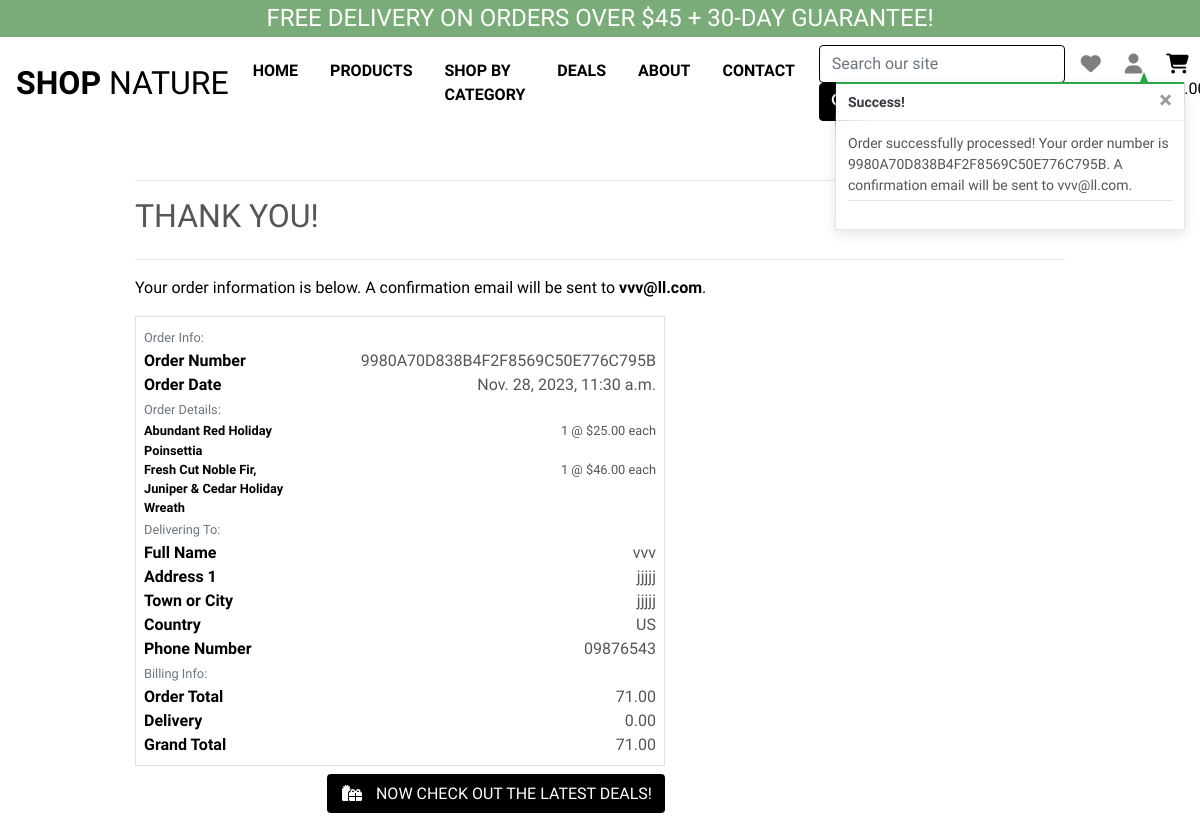
The app's page /checkout/checkout_success/9980A70D838B4F2F8569C50E776C795B with its own data.
### checkout/models.py (models this page shows, shortened)
class Order(models.Model):
    order_number = models.CharField(max_length=32, null=False, editable=False)
    user_profile = models.ForeignKey(UserProfile, on_delete=models.SET_NULL,
                                    null=True, blank=True, related_name='orders')
    full_name = models.CharField(max_length=50, null=False, blank=False)
    email = models.EmailField(max_length=254, null=False, blank=False)
    phone_number = models.CharField(max_length=20, null=False, blank=False)
    country = CountryField(blank_label='Country *', null=False, blank=False)
    postcode = models.CharField(max_length=20, null=True, blank=True)
    town_or_city = models.CharField(max_length=40, null=False, blank=False)
    street_address1 = models.CharField(max_length=80, null=False, blank=False)
    street_address2 = models.CharField(max_length=80, null=True, blank=True)
    county = models.CharField(max_length=80, null=True, blank=True)
    date = models.DateTimeField(auto_now_add=True)
    delivery_cost = models.DecimalField(
        max_digits=6, decimal_places=2, null=False, default=0)
    order_total = models.DecimalField(
        max_digits=10, decimal_places=2, null=False, default=0)
    grand_total = models.DecimalField(
        max_digits=10, decimal_places=2, null=False, default=0)
    original_bag = models.TextField(null=False, blank=False, default='')
    stripe_pid = models.CharField(
        max_length=254, null=False, blank=False, default='')

class OrderLineItem(models.Model):
    order = models.ForeignKey(
        Order, null=False, blank=False, on_delete=models.CASCADE,
        related_name='lineitems')
    product = models.ForeignKey(Product, null=False, blank=False, on_delete=models.CASCADE)
    quantity = models.IntegerField(null=False, blank=False, default=0)
    lineitem_total = models.DecimalField(
        max_digits=6, decimal_places=2, null=False, blank=False, editable=False)

### products/models.py (models this page shows, shortened)
class Product(models.Model):
    category = models.ForeignKey(
        'Category', null=True, blank=True, on_delete=models.CASCADE)
    sku = models.CharField(max_length=254, null=True, blank=True)
    name = models.CharField(max_length=254)
    description = models.TextField()
    price = models.DecimalField(max_digits=6, decimal_places=2)
    rating = models.DecimalField(
        max_digits=6, decimal_places=2, null=True, blank=True)
    image = models.ImageField(null=True, blank=True)
    alt = models.CharField(
        max_length=300,
        null=True,
        blank=True,
        unique=False,
        verbose_name='Alt text',
        help_text='format: required, max_length=300'
    )
    is_petfriendly = models.BooleanField()

### checkout/views.py (the view)
# urls.py: path('checkout_success/<order_number>', views.checkout_success, name='checkout_success'),
def checkout_success(request, order_number):
    save_info = request.session.get('save_info')
    order = get_object_or_404(Order, order_number=order_number)
    messages.success(request, f'Order successfully processed! \
        Your order number is {order_number}. A confirmation \
        email will be sent to {order.email}.')
    if 'cart' in request.session:
        del request.session['cart']
    template = 'checkout/checkout_success.html'
    context = {
        'order': order,
    }
    return render(request, template, context)

### cart/contexts.py (called while the page is built, shortened)
def cart_contents(request):
    cart_items = []
    total = 0
    product_count = 0
    cart = request.session.get('cart', {})
    if total < settings.FREE_DELIVERY_THRESHOLD:
        delivery = total * Decimal(settings.STANDARD_DELIVERY_PERCENTAGE / 100)
        free_delivery_delta = settings.FREE_DELIVERY_THRESHOLD - total
    else:
        delivery = 0
        free_delivery_delta = 0
    grand_total = delivery + total
    context = {
        'cart_items': cart_items,
        'total': total,
        'product_count': product_count,
        'delivery': delivery,
        'free_delivery_delta': free_delivery_delta,
        'free_delivery_threshold': settings.FREE_DELIVERY_THRESHOLD,
        'grand_total': grand_total,
    }
    return context

### checkout/templates/checkout/checkout_success.html (shortened to what this page needs)
{% extends "base.html" %}
{% load static %}
{% block extra_css %}
<link rel="stylesheet" href="{% static 'checkout/css/checkout.css' %}">
{% endblock %}
{% block page_header %}
<div class="container header-container">
</div>
{% endblock %}
{% block content %}
<div class="overlay"></div>
<div class="container">
    <div class="row">
        <div class="col">
            <hr>
            <h2 class="logo-font mb-4">Thank You!</h2>
            <hr>
            <p class="text-black">Your order information is below. A confirmation email will be sent to
                <strong>{{ order.email }}</strong>.
            </p>
        </div>
    </div>
    <div class="row">
        <div class="col-12 col-lg-7">
            <div class="order-confirmation-wrapper p-2 border">
                <div class="row">
                    <div class="col">
                        <small class="text-muted">Order Info:</small>
                    </div>
                </div>
                <div class="row">
                    <div class="col-12 col-md-4">
                        <p class="mb-0 text-black font-weight-bold">Order Number</p>
                    </div>
                    <div class="col-12 col-md-8 text-md-right">
                        <p class="mb-0">{{ order.order_number }}</p>
                    </div>
                </div>
                <div class="row">
                    <div class="col-12 col-md-4">
                        <p class="mb-0 text-black font-weight-bold">Order Date</p>
                    </div>
                    <div class="col-12 col-md-8 text-md-right">
                        <p class="mb-0">{{ order.date }}</p>
                    </div>
                </div>
                <div class="row">
                    <div class="col">
                        <small class="text-muted">Order Details:</small>
                    </div>
                </div>
                {% for item in order.lineitems.all %}
                <div class="row">
                    <div class="col-12 col-md-4">
                        <p class="small mb-0 text-black font-weight-bold">
                            {{ item.product.name }}
                        </p>
                    </div>
                    <div class="col-12 col-md-8 text-md-right">
                        <p class="small mb-0">{{ item.quantity }} @ ${{ item.product.price }} each</p>
                    </div>
                </div>
                {% endfor %}
                <div class="row">
                    <div class="col">
                        <small class="text-muted">Delivering To:</small>
                    </div>
                </div>
                <div class="row">
                    <div class="col-12 col-md-4">
                        <p class="mb-0 text-black font-weight-bold">Full Name</p>
                    </div>
                    <div class="col-12 col-md-8 text-md-right">
                        <p class="mb-0">{{ order.full_name }}</p>
                    </div>
                </div>
                <div class="row">
                    <div class="col-12 col-md-4">
                        <p class="mb-0 text-black font-weight-bold">Address 1</p>
                    </div>
                    <div class="col-12 col-md-8 text-md-right">
                        <p class="mb-0">{{ order.street_address1 }}</p>
                    </div>
                </div>
                <div class="row">
                    <div class="col-12 col-md-4">
                        <p class="mb-0 text-black font-weight-bold">Town or City</p>
                    </div>
                    <div class="col-12 col-md-8 text-md-right">
                        <p class="mb-0">{{ order.town_or_city }}</p>
                    </div>
                </div>
                <div class="row">
                    <div class="col-12 col-md-4">
                        <p class="mb-0 text-black font-weight-bold">Country</p>
                    </div>
                    <div class="col-12 col-md-8 text-md-right">
                        <p class="mb-0">{{ order.country }}</p>
                    </div>
                </div>
                <div class="row">
                    <div class="col-12 col-md-4">
                        <p class="mb-0 text-black font-weight-bold">Phone Number</p>
                    </div>
                    <div class="col-12 col-md-8 text-md-right">
                        <p class="mb-0">{{ order.phone_number }}</p>
                    </div>
                </div>
                <div class="row">
                    <div class="col">
                        <small class="text-muted">Billing Info:</small>
                    </div>
                </div>
                <div class="row">
                    <div class="col-12 col-md-4">
                        <p class="mb-0 text-black font-weight-bold">Order Total</p>
                    </div>
                    <div class="col-12 col-md-8 text-md-right">
                        <p class="mb-0">{{ order.order_total }}</p>
                    </div>
                </div>
                <div class="row">
                    <div class="col-12 col-md-4">
                        <p class="mb-0 text-black font-weight-bold">Delivery</p>
                    </div>
                    <div class="col-12 col-md-8 text-md-right">
                        <p class="mb-0">{{ order.delivery_cost }}</p>
                    </div>
                </div>
                <div class="row">
                    <div class="col-12 col-md-4">
                        <p class="mb-0 text-black font-weight-bold">Grand Total</p>
                    </div>
                    <div class="col-12 col-md-8 text-md-right">
                        <p class="mb-0">{{ order.grand_total }}</p>
                    </div>
                </div>
            </div>
        </div>
    </div>
    <div class="row">
        <div class="col-12 col-lg-7 text-right">
            <a href="{% url 'products' %}?category=holiday" class="btn btn-black rounded-2 my-2">
                <span class="icon mr-2">
                    <i class="fas fa-gifts"></i>
                </span>
                <span class="text-uppercase">Now check out the latest deals!</span>
            </a>
        </div>
    </div>
</div>
{% endblock %}

### static/css/base.css (style rules this page uses)
html { height: 100%; }
body { background: url('/media/heroo.jpg') no-repeat center center fixed; background-size: cover; height: calc(100vh - 164px); color: #555; font-family: 'Raleway'; }
.icon { align-items: center; display: inline-flex; justify-content: center; height: 1.5rem; width: 1.5rem; }
.logo-font { text-transform: uppercase; }
.btn-black { background: black; color: white; }
.text-black { color: #000 !important; }
.overlay { height: 100%; width: 100%; top: 0; left: 0; position: fixed; background: white; z-index: -1; }
@media (min-width: 1200px) { .container { max-width: 80%; } }
@media (min-width: 992px) { .header-container { padding-top: 164px; } }

### records on screen
Order: email "vvv@ll.com", order_number "9980A70D838B4F2F8569C50E776C795B", date "Nov. 28, 2023, 11:30 a.m.", full_name "vvv", street_address1 "jjjjj", town_or_city "jjjjj", country "US", phone_number "09876543", order_total "71.00", delivery_cost "0.00", grand_total "71.00"
OrderLineItem: product.name "Abundant Red Holiday Poinsettia", quantity "1", product.price "25.00"
OrderLineItem: product.name "Fresh Cut Noble Fir, Juniper & Cedar Holiday Wreath", quantity "1", product.price "46.00"

### other values on screen
{{ free_delivery_threshold }} "45"
{{ message }} "Order successfully processed! Your order number is 9980A70D838B4F2F8569C50E776C795B. A confirmation email will be sent to vvv@ll.com."
